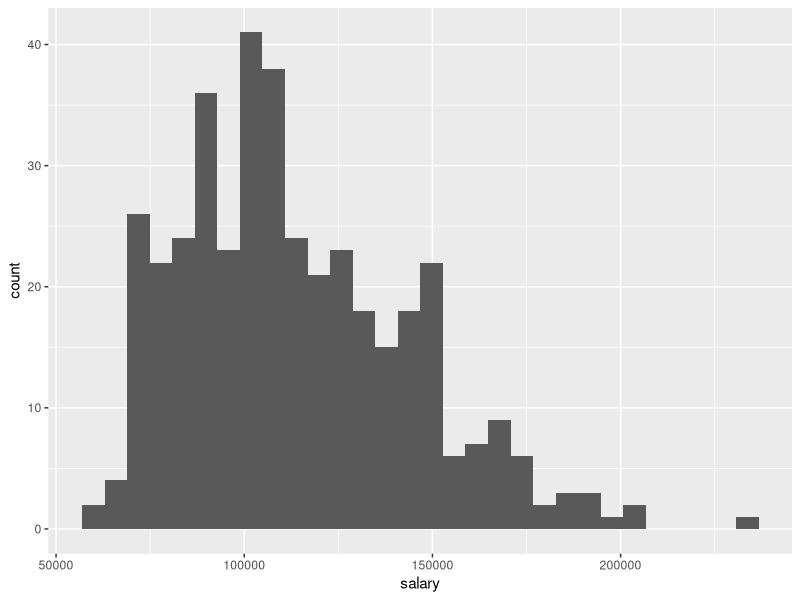
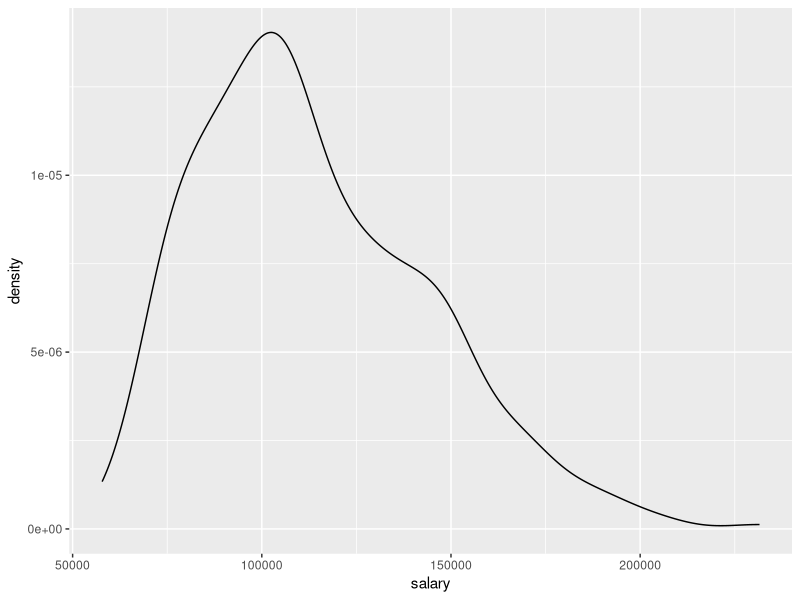
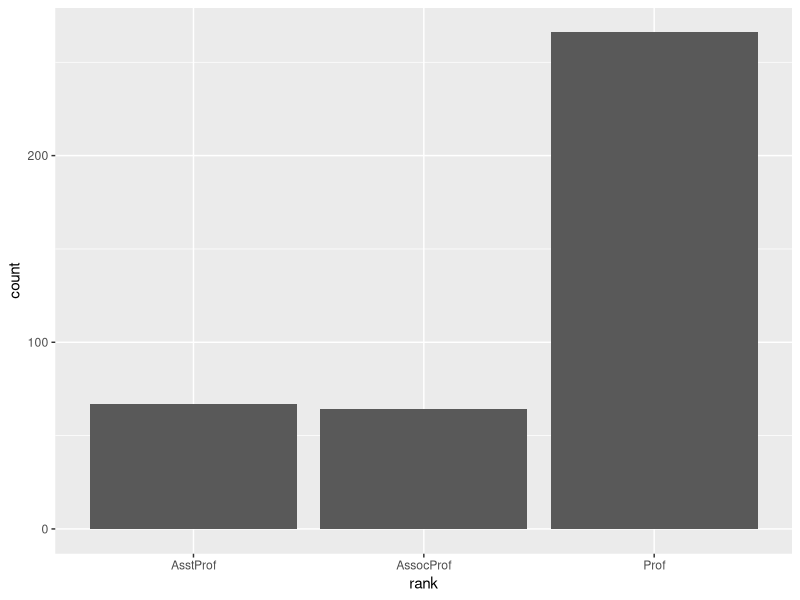
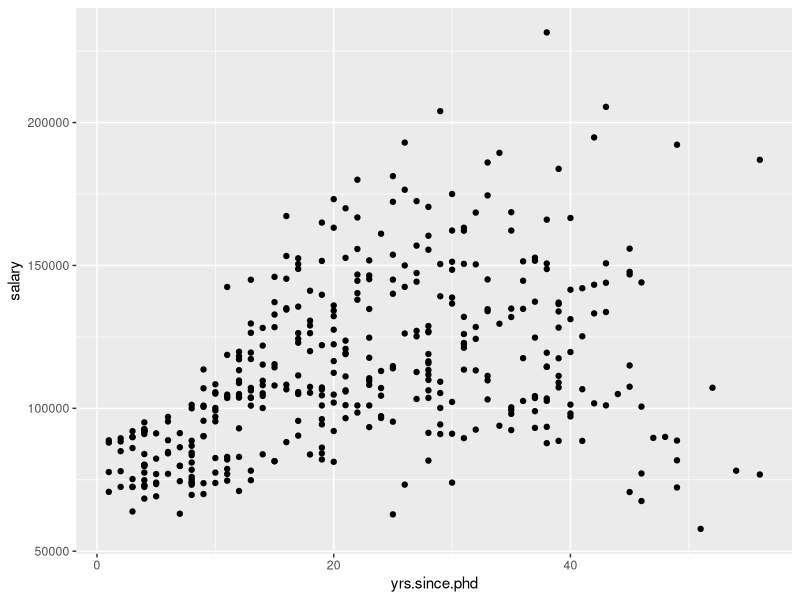
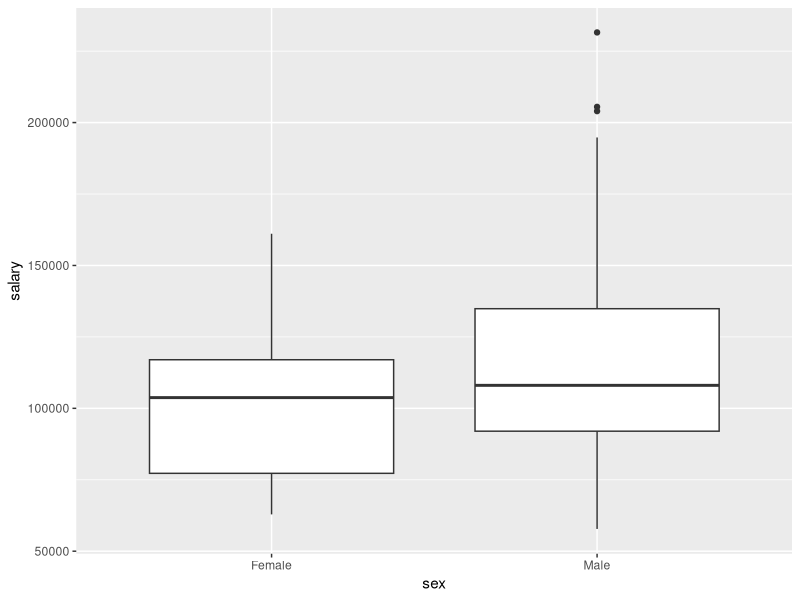
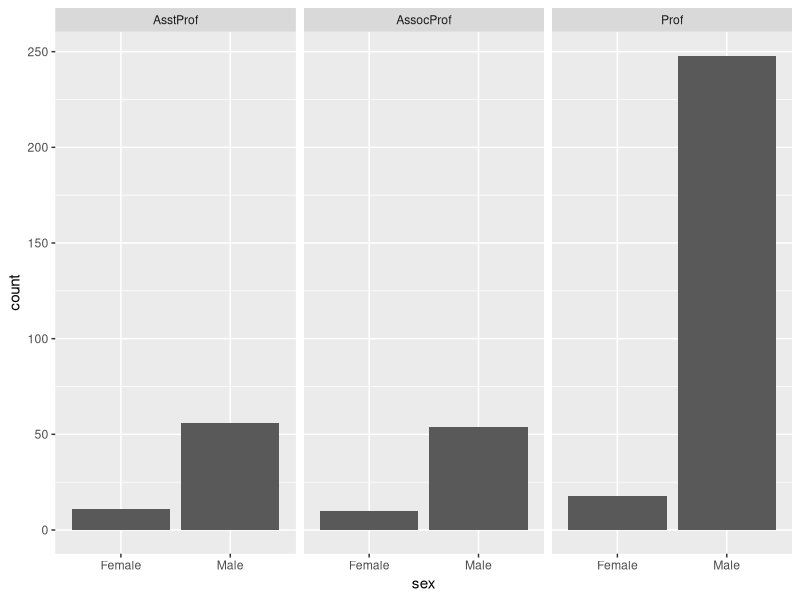
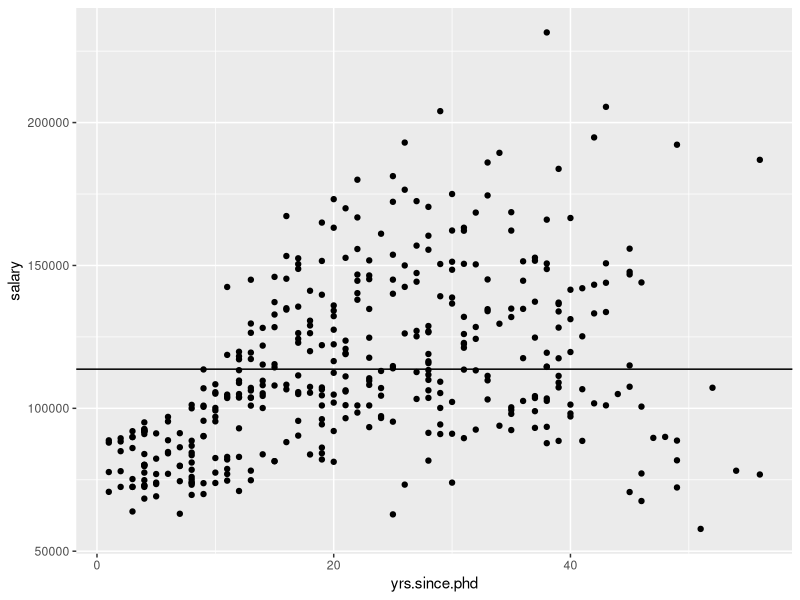
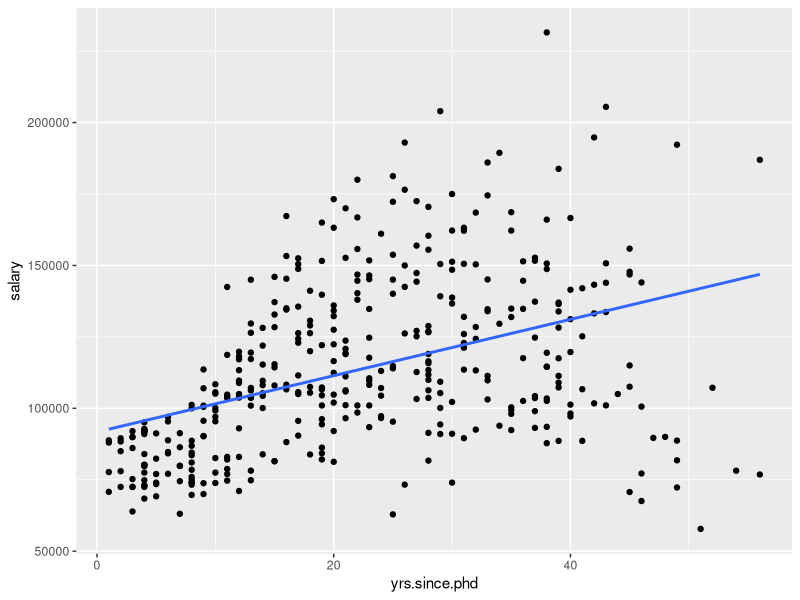

The R source for these figures, in order:
## ---- chunk 1
library(knitr)
opts_chunk$set(eval=TRUE, message=FALSE)
## ---- chunk 2
library(tidyverse)
library(skimr)
library(car)
## ---- chunk 3
data(Salaries)
## ---- chunk 4
str(Salaries)
## ---- chunk 5
skim(Salaries)
## ---- chunk 6
ggplot(data=Salaries) + geom_histogram(aes(x=salary))
## ---- chunk 7
ggplot(data=Salaries) + geom_density(aes(x=salary))
## ---- chunk 8
ggplot(data=Salaries) + geom_bar(aes(x=rank))
## ---- chunk 9
ggplot(Salaries) + geom_point(aes(x=yrs.since.phd, y=salary)) 
## ---- chunk 10
ggplot(Salaries) + geom_boxplot(aes(x=sex, y=salary)) 
## ---- chunk 11
ggplot(Salaries) + geom_bar(aes(x=sex)) + facet_wrap(~rank)
## ---- chunk 12
Salaries %>%
  summarize(mean(salary), sd(salary))
## ---- chunk 13
skim(Salaries)
## ---- chunk 14
mod = lm(salary ~ yrs.since.phd, data=Salaries)
## ---- chunk 15
summary(mod)
## ---- chunk 16
modMean = lm(salary ~ 1, data=Salaries)
summary(modMean)
p = ggplot(Salaries, aes(x=yrs.since.phd, y=salary)) + geom_point()

p + geom_abline(slope=0, intercept=113706)
p + geom_smooth(method = lm, se=FALSE)
